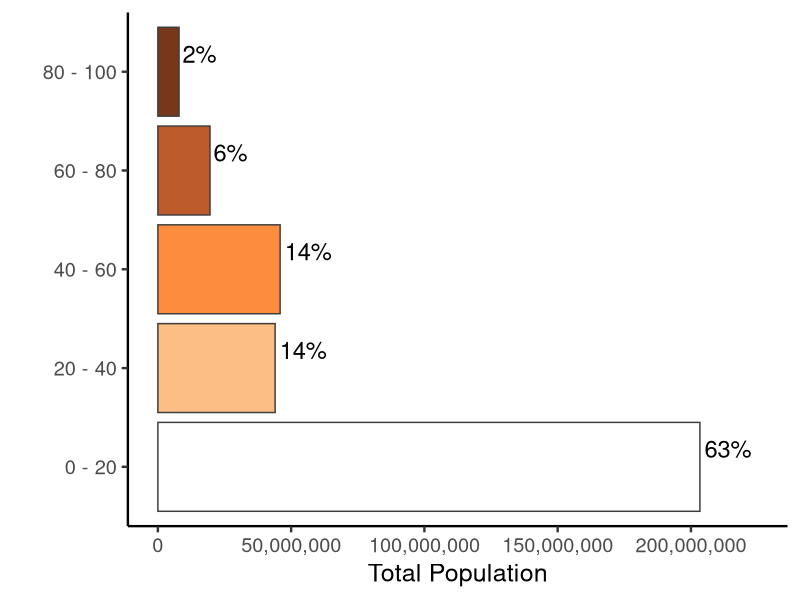

This chart was generated by the following R code:

## da packages
library(tidyverse)
library(scales)

## read data
wfp <- read.csv("data/cnty_wfp.csv")

## add intervals to match ArcGIS quantiles (mostly for labels)
wfp <- wfp %>%
  mutate(quantiles =cut(weighted_wfp, 
                        breaks = c(
                          -1,
                          20,
                          40,
                          60,
                          80,
                          100),
                        labels = c(
                          "0 - 20",
                          "20 - 40",
                          "40 - 60",
                          "60 - 80",
                          "80 - 100")
  ))

## create colors to match map
colors <- c(
  "#FFFFFF",
  "#FDBE85",
  "#FD8D3C",
  "#BD5A29",
  "#77371A"
  
)


# group by quantiles for chart
wfp_pop_quantiles <- wfp %>%
  group_by(quantiles) %>%
  summarize(total_pop = sum(e_pop)) %>%
  mutate(percentage = round(total_pop/sum(total_pop)*100))

# make chart

wfp_quantiles_pop_chart <-
  ggplot(wfp_pop_quantiles, aes(x = quantiles, y = total_pop, fill = quantiles)) +
  geom_bar(stat = 'identity', color = '#3d3d3d') +
  coord_flip() +
  labs(
    x = "",
    y = "Total Population"
  ) +
  scale_fill_manual(values =  c(
    "#FFFFFF",
    "#FDBE85",
    "#FD8D3C",
    "#BD5A29",
    "#77371A"
    
  )) +
  scale_y_continuous(labels = comma) +
  geom_text(aes(label = paste0(percentage, "%")),
            vjust = -0.5, 
            hjust = -0.10, 
            color = "black",
            size = 6) + 
  theme_bw(base_size = 18) +
  theme(axis.line = element_line(colour = "black"),
        panel.grid.major = element_blank(),
        panel.grid.minor = element_blank(),
        panel.border = element_blank(),
        panel.background = element_blank()) +
  theme(legend.position = 'none')+
  # theme(plot.margin = margin(0, #top
  #                            3, #right
  #                            0, # bottom
  #                            0, #left
  #                            "cm")) + 
  expand_limits(y = 225000000) 


wfp_quantiles_pop_chart


# wrangle states

wfp_grouped_states <- wfp %>%
  group_by(state, quantiles) %>%
  summarise(state_wfp = mean(weighted_wfp),
            pop = sum(e_pop))

